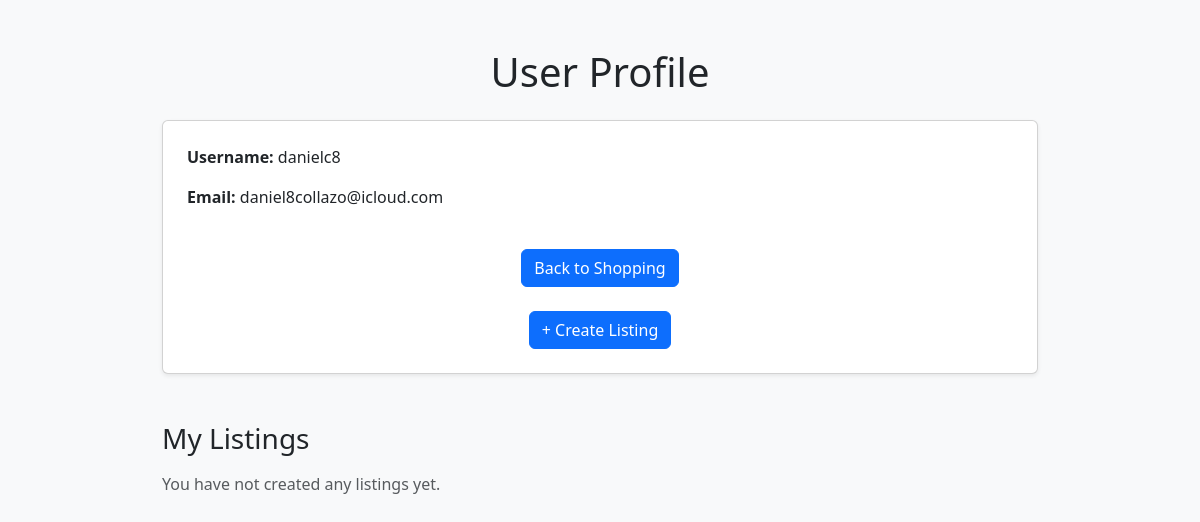
The app's page /profile/ (signed in), older data.
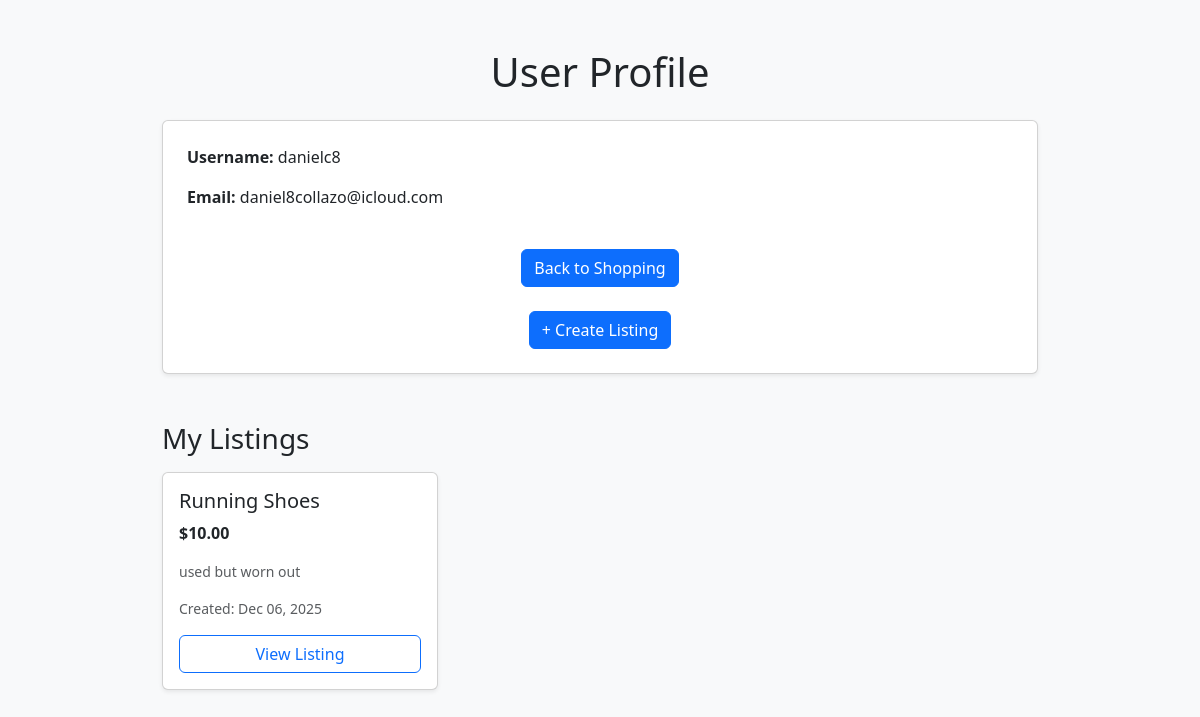
The same page, newer data.
### market_App/models.py (models this page shows, shortened)
class Listings(models.Model):
    user = models.ForeignKey(Student, on_delete=models.CASCADE, related_name="listings")
    name = models.CharField(max_length=50)
    description = models.TextField(blank=True)
    price = models.DecimalField(max_digits=5, decimal_places=2, null=True, blank=True)
    creation_Date = models.DateTimeField(auto_now_add=True)
    image = models.ImageField(
        upload_to='listing_images/',
        blank=True,
        null=True,
    )

### market_App/views.py (the view)
# urls.py: path('profile/', views.profile, name='profile'),
@login_required
def profile(request):
    student = request.user.student
    my_listings = student.listings.all()
    return render(request, 'profile.html', {
        "my_listings": my_listings
    })

### market_App/templates/profile.html (shortened to what this page needs)
<!DOCTYPE html>
<html lang="en">
<head>
    <link rel="stylesheet" href="https://cdn.jsdelivr.net/npm/bootstrap@5.3.2/dist/css/bootstrap.min.css">
</head>
<body class="bg-light">
<div class="container py-5" style="max-width: 900px;">
    <div class="mb-5">
        <h1 class="mb-4 text-center">User Profile</h1>
        <div class="card shadow-sm p-4">
            <p><strong>Username:</strong> {{ user.username }}</p>
            <p><strong>Email:</strong> {{ user.email }}</p>
            <div class="mt-4 text-center">
                <a href="{% url 'dashboard' %}" class="btn btn-primary">Back to Shopping</a>
                <br><br>
                <a href="{% url 'create_listing' %}" class="btn btn-primary">
                    + Create Listing
                </a>
            </div>
        </div>
    </div>
    <h3 class="mt-5 mb-3">My Listings</h3>
    <div class="row g-4">
        {% for item in my_listings %}
            <div class="col-12 col-md-6 col-lg-4">
                <div class="card shadow-sm h-100">
                    <div class="card-body">
                        <h5 class="card-title">{{ item.name }}</h5>
                        {% if item.price %}
                            <p class="fw-bold">${{ item.price }}</p>
                        {% endif %}
                        <p class="text-muted small">
                            {{ item.description|truncatewords:15 }}
                        </p>
                        <p class="text-muted small">
                            Created: {{ item.creation_Date|date:"M d, Y" }}
                        </p>
                        <a href="{% url 'view_listing' item.pk %}" class="btn btn-outline-primary w-100">
    View Listing
</a>
                    </div>
                </div>
            </div>
        {% empty %}
            <p class="text-muted">You have not created any listings yet.</p>
        {% endfor %}
    </div>
</div>
</body>
</html>

Row changes from the older to the newer data that the page shows:
added Listings: name "Running Shoes", price "10.00", description "used but worn out", creation_Date "Dec 06, 2025"
Text that changed along with them:
text no longer shown: "You have not created any listings yet."
